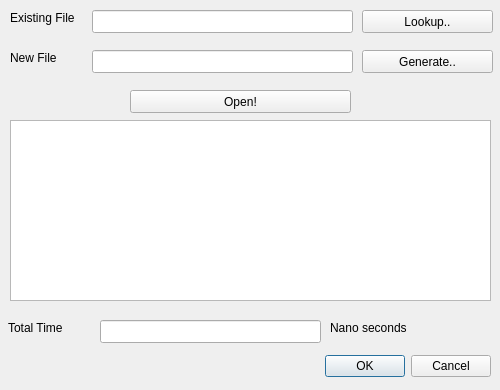
<?xml version="1.0" encoding="UTF-8"?>
<ui version="4.0">
 <class>FileOperationDialog</class>
 <widget class="QDialog" name="FileOperationDialog">
  <property name="geometry">
   <rect>
    <x>0</x>
    <y>0</y>
    <width>500</width>
    <height>390</height>
   </rect>
  </property>
  <property name="windowTitle">
   <string>Dialog</string>
  </property>
  <widget class="QDialogButtonBox" name="buttonBox">
   <property name="geometry">
    <rect>
     <x>10</x>
     <y>350</y>
     <width>481</width>
     <height>32</height>
    </rect>
   </property>
   <property name="orientation">
    <enum>Qt::Horizontal</enum>
   </property>
   <property name="standardButtons">
    <set>QDialogButtonBox::Cancel|QDialogButtonBox::Ok</set>
   </property>
  </widget>
  <widget class="QLineEdit" name="ldtFileName">
   <property name="geometry">
    <rect>
     <x>92</x>
     <y>10</y>
     <width>261</width>
     <height>23</height>
    </rect>
   </property>
  </widget>
  <widget class="QPushButton" name="pbtLookup">
   <property name="geometry">
    <rect>
     <x>362</x>
     <y>10</y>
     <width>131</width>
     <height>23</height>
    </rect>
   </property>
   <property name="text">
    <string>Lookup..</string>
   </property>
  </widget>
  <widget class="QLabel" name="label_3">
   <property name="geometry">
    <rect>
     <x>10</x>
     <y>10</y>
     <width>111</width>
     <height>16</height>
    </rect>
   </property>
   <property name="text">
    <string>Existing File</string>
   </property>
  </widget>
  <widget class="QPushButton" name="pbtOpen">
   <property name="geometry">
    <rect>
     <x>130</x>
     <y>90</y>
     <width>221</width>
     <height>23</height>
    </rect>
   </property>
   <property name="text">
    <string>Open!</string>
   </property>
  </widget>
  <widget class="QTextEdit" name="tedContent">
   <property name="geometry">
    <rect>
     <x>10</x>
     <y>120</y>
     <width>481</width>
     <height>181</height>
    </rect>
   </property>
  </widget>
  <widget class="QLabel" name="label_4">
   <property name="geometry">
    <rect>
     <x>8</x>
     <y>320</y>
     <width>81</width>
     <height>16</height>
    </rect>
   </property>
   <property name="text">
    <string>Total Time</string>
   </property>
  </widget>
  <widget class="QLineEdit" name="ldtTotalTime">
   <property name="geometry">
    <rect>
     <x>100</x>
     <y>320</y>
     <width>221</width>
     <height>23</height>
    </rect>
   </property>
  </widget>
  <widget class="QPushButton" name="pbtGenerate">
   <property name="geometry">
    <rect>
     <x>362</x>
     <y>50</y>
     <width>131</width>
     <height>23</height>
    </rect>
   </property>
   <property name="text">
    <string>Generate..</string>
   </property>
  </widget>
  <widget class="QLineEdit" name="ldtFileNameNew">
   <property name="geometry">
    <rect>
     <x>92</x>
     <y>50</y>
     <width>261</width>
     <height>23</height>
    </rect>
   </property>
  </widget>
  <widget class="QLabel" name="label_5">
   <property name="geometry">
    <rect>
     <x>10</x>
     <y>50</y>
     <width>111</width>
     <height>16</height>
    </rect>
   </property>
   <property name="text">
    <string>New File</string>
   </property>
  </widget>
  <widget class="QLabel" name="label_6">
   <property name="geometry">
    <rect>
     <x>330</x>
     <y>320</y>
     <width>91</width>
     <height>16</height>
    </rect>
   </property>
   <property name="text">
    <string>Nano seconds</string>
   </property>
  </widget>
 </widget>
 <resources/>
 <connections>
  <connection>
   <sender>buttonBox</sender>
   <signal>accepted()</signal>
   <receiver>FileOperationDialog</receiver>
   <slot>accept()</slot>
   <hints>
    <hint type="sourcelabel">
     <x>248</x>
     <y>254</y>
    </hint>
    <hint type="destinationlabel">
     <x>157</x>
     <y>274</y>
    </hint>
   </hints>
  </connection>
  <connection>
   <sender>buttonBox</sender>
   <signal>rejected()</signal>
   <receiver>FileOperationDialog</receiver>
   <slot>reject()</slot>
   <hints>
    <hint type="sourcelabel">
     <x>316</x>
     <y>260</y>
    </hint>
    <hint type="destinationlabel">
     <x>286</x>
     <y>274</y>
    </hint>
   </hints>
  </connection>
 </connections>
</ui>
